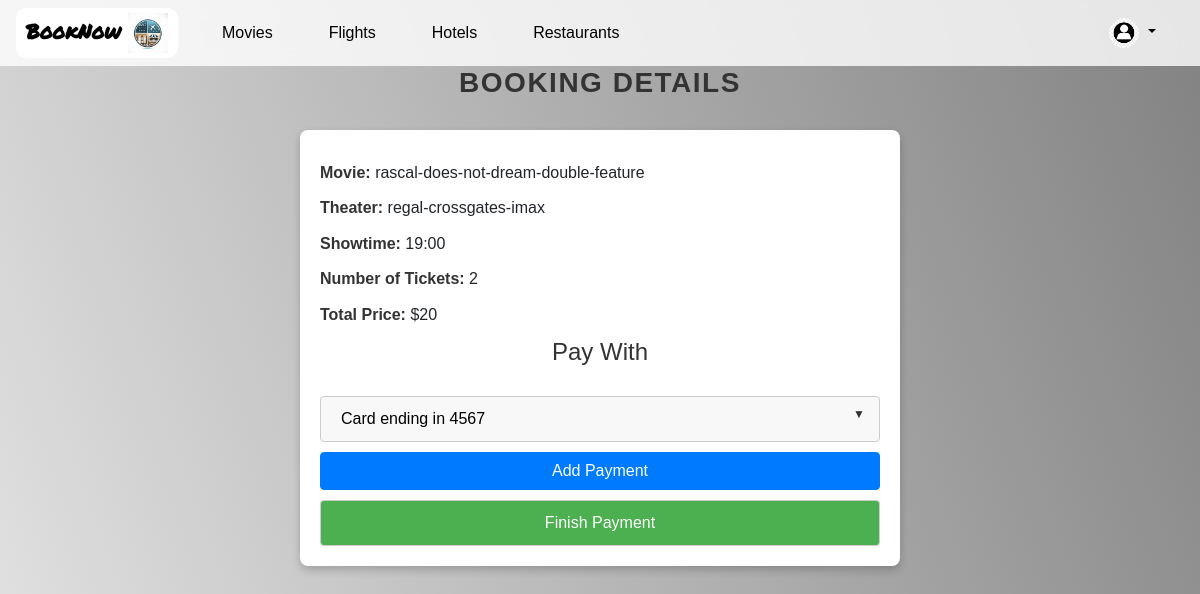
/paymentportal/19/ (signed in), run on the app's committed database.
### user/models.py (models this page shows, shortened)
class MovieTickets(models.Model):
    user = models.ForeignKey(settings.AUTH_USER_MODEL, on_delete=models.CASCADE)
    theater = models.CharField(max_length=255)
    movie = models.CharField(max_length=255)
    showtime = models.CharField(max_length=25)
    booking_id = models.AutoField(primary_key=True)
    tickets = models.CharField(max_length=255)
    payment = models.BooleanField(default=False)

### user/views.py (the view)
# urls.py: path('paymentportal/<int:booking_id>/', views.payment_portal, name='payment_portal'),
def payment_portal(request, booking_id):
    ticket = get_object_or_404(MovieTickets, pk=booking_id)
    number_of_tickets = len(ticket.tickets.split(','))
    total_price = number_of_tickets * 10
    payment_options = PaymentDetail.objects.filter(user_profile__user=request.user)
    context = {
        'ticket': ticket,
        'number_of_tickets': number_of_tickets,
        'total_price': total_price,
        'payment_options': payment_options,
    }
    return render(request, 'payment_portal.html', context)

### templates/payment_portal.html (shortened to what this page needs)
{% extends 'base.html' %}
{% block content %}
<h2 class="payment-portal-header">Booking Details</h2>
<div class="container">
    <p><strong>Movie:</strong> {{ ticket.movie }}</p>
    <p><strong>Theater:</strong> {{ ticket.theater }}</p>
    <p><strong>Showtime:</strong> {{ ticket.showtime }}</p>
    <p><strong>Number of Tickets:</strong> {{ number_of_tickets }}</p>
    <p><strong>Total Price:</strong> ${{ total_price }}</p>
    <h2>Pay With</h2>
    <form id="payment-form" action="{% url 'payment_confirmation' %}" method="post">
        <div class="custom-select-wrapper">
        <select name="payment_method">
            {% for option in payment_options %}
                <option value="{{ option.id }}">Card ending in {{ option.card_number|slice:"-4:" }}</option>
            {% endfor %}
        </select>
    </div>
        <button type="button" class="btn btn-primary" data-toggle="modal" data-target="#paymentModal">
            Add Payment
        </button>
        <button type="button" id="finish-payment">Finish Payment</button>
    </form>
</div>
{% endblock %}

### static/css/index.css (style rules this page uses)
select { -webkit-appearance: none; -moz-appearance: none; appearance: none; background: url('down-arrow-icon.png') no-repeat right; background-size: 20px 20px; padding-right: 30px; }

### static/css/bookings.css (style rules this page uses)
body { background: linear-gradient(250deg, #0000007d, #0a0a0a1c), url(../images/bookings.jpg); min-height: 100vh; background-position: center; background-repeat: no-repeat; background-size: cover; }

### templates/payment_portal.html (style rules this page uses)
.container { max-width: 600px; margin: 0 auto; padding: 20px; background-color: #fff; border-radius: 8px; box-shadow: 0 4px 8px rgba(0, 0, 0, 0.2); text-align: left; }
h2 { text-align: center; color: #333; font-size: 24px; margin-bottom: 20px; }
p { font-size: 16px; line-height: 1.6; margin: 10px 0; }
p strong { color: #333; font-weight: 600; }
form { margin-top: 20px; }
select, button { width: 100%; padding: 10px; margin-top: 10px; border: 1px solid #ccc; border-radius: 4px; background-color: #f8f8f8; box-sizing: border-box; }
button { background-color: #4CAF50; color: white; cursor: pointer; transition: background-color 0.3s ease; }
.payment-portal-header { text-align: center; font-size: 28px; color: #333; margin-bottom: 30px; text-transform: uppercase; letter-spacing: 1.5px; font-weight: 600; }
.custom-select-wrapper { position: relative; display: inline-block; width: 100%; }
.custom-select-wrapper select { width: 100%; cursor: pointer; text-indent: 10px; padding: 10px; border: 1px solid #ccc; border-radius: 4px; appearance: none; -webkit-appearance: none; -moz-appearance: none; background-color: #f8f8f8; }
.custom-select-wrapper::after { content: '▼'; position: absolute; top: 50%; right: 15px; transform: translateY(-50%); pointer-events: none; color: #333; font-size: 12px; }

### data on the page
MovieTickets: movie "rascal-does-not-dream-double-feature", theater "regal-crossgates-imax", showtime "19:00"

### other printed values
{{ number_of_tickets }} "2"
{{ total_price }} "20"
